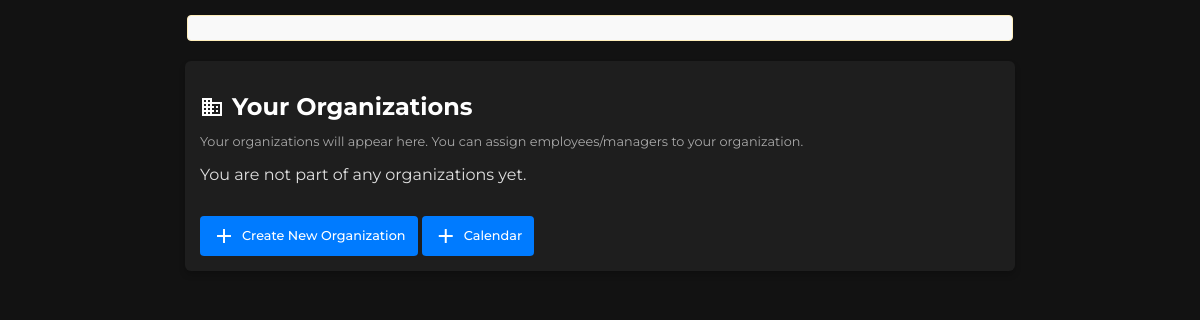
Before: /calendar/organizations/ (signed in) with the older database file.
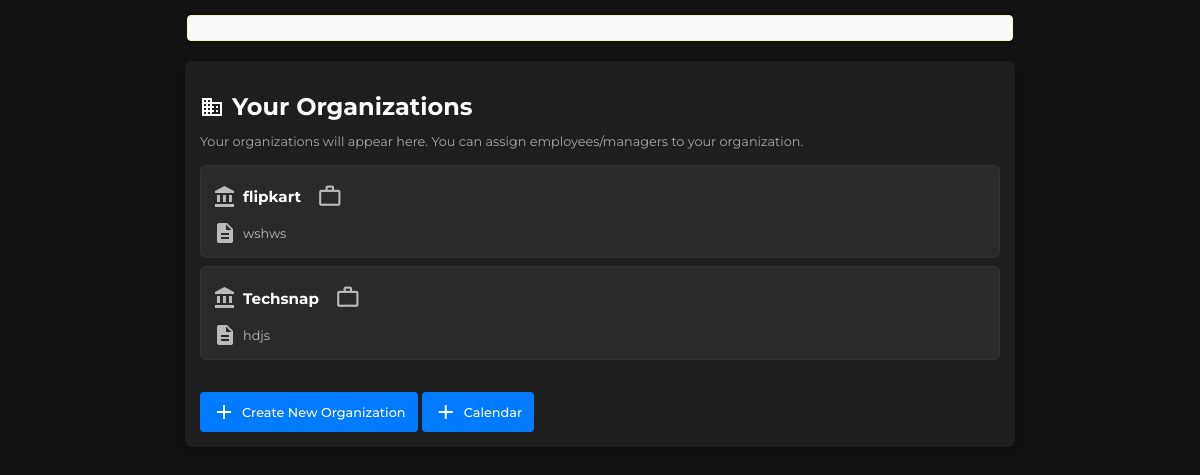
After: the same page with the newer database file.
### accounts/models.py (models this page shows, shortened)
class Organization(models.Model):
    name = models.CharField(max_length=255)
    description = models.TextField(blank=True)
    created_at = models.DateTimeField(auto_now_add=True)
    updated_at = models.DateTimeField(auto_now=True)
    created_by = models.ForeignKey(User, on_delete=models.CASCADE, related_name='created_organizations')

### calendar_plus/views.py (the view)
# urls.py: path('organizations/',views.OrganizationListView.as_view(), name='organization_list'),
class OrganizationListView(LoginRequiredMixin, ListView):
    model = Organization
    template_name = 'calendar/organizations_list.html'
    context_object_name = 'organizations'
    def get_queryset(self):
        user_profiles = Profile.objects.filter(user=self.request.user)
        return Organization.objects.filter(profiles__in=user_profiles)
    def get_context_data(self, **kwargs):
        context = super().get_context_data(**kwargs)
        context['user_profiles'] = Profile.objects.filter(user=self.request.user)
        return context

### calendar_plus/templates/calendar/organizations_list.html (shortened to what this page needs)
<!DOCTYPE html>
<html lang="en">
<head>
</head>
<body>
    <section class="msg">
    </section>
    <div class="container">
        <h1>
            <span class="material-icons">business</span>
            Your Organizations
        </h1>
        <p class="description">Your organizations will appear here. You can assign employees/managers to your organization.</p>
        <ul>
            {% for organization in organizations %}
                <li>
                    <span>
                        <span class="material-icons">account_balance</span>
                        <strong>{{ organization.name }}</strong>
                        <a href="{% url 'org_detail' org_id=organization.id %}">
                            <button class="work-on-btn">
                                <span class="material-icons">work_outline</span>
                            </button>
                        </a>
                    </span>
                    <span>
                        <span class="material-icons">description</span>
                        {{ organization.description }}
                    </span>
                </li>
            {% empty %}
                <p>You are not part of any organizations yet.</p>
            {% endfor %}
        </ul>
        <a class="create-organization" href="{% url 'create_organization' %}">
            <span class="material-icons">add</span>
            Create New Organization
        </a>
        <a class="create-organization" href="{% url 'calendar_room' %}">
            <span class="material-icons">add</span>
            Calendar
        </a>
    </div>
</body>
</html>

Changed rows visible on the page:
added Organization: name "flipkart", description "wshws"
added Organization: name "Techsnap", description "hdjs"
Other visible differences:
text no longer shown: "You are not part of any organizations yet."
